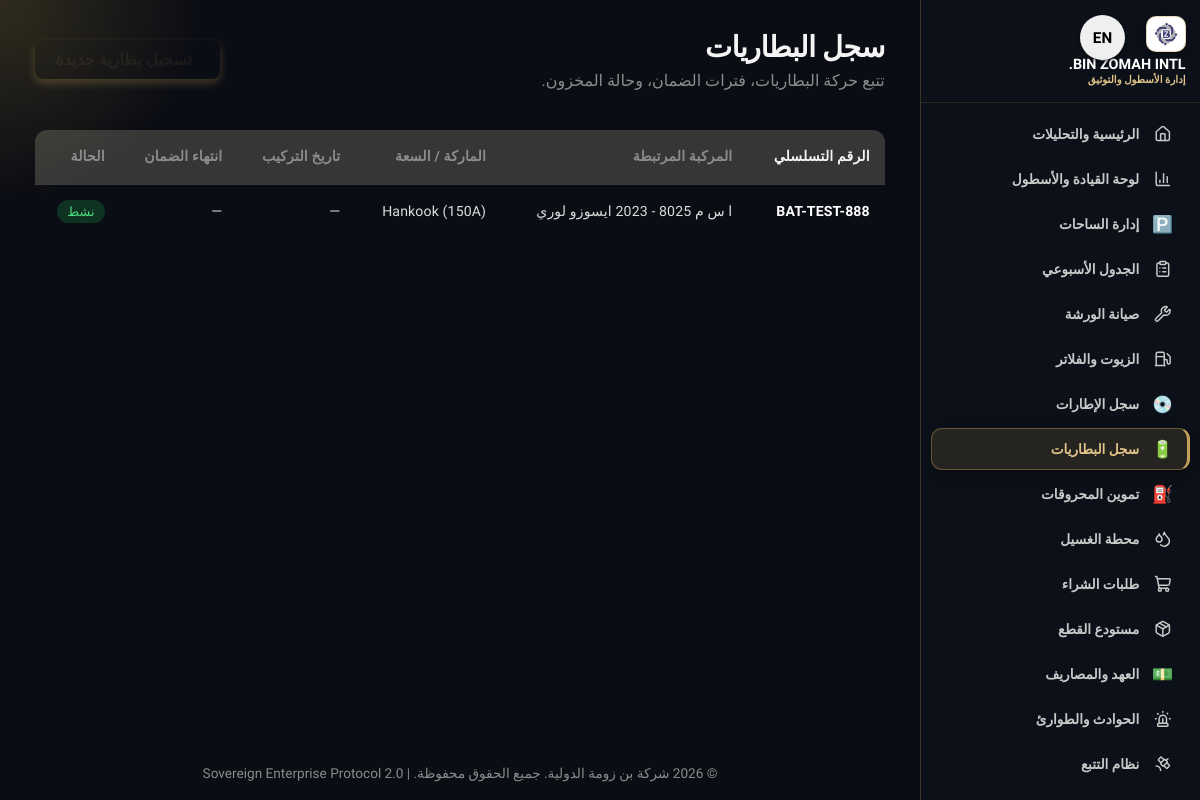
The page /inventory/batteries (signed in) on the database its author committed.
### models/schema.py (models this page shows)
class BatteryRecord(db.Model):
    __tablename__ = 'erp_batteries'
    id = db.Column(db.Integer, primary_key=True)
    branch_id = db.Column(db.Integer, db.ForeignKey('erp_branches.id'), nullable=False)
    vehicle_id = db.Column(db.Integer, db.ForeignKey('erp_vehicles.id'), nullable=True)
    serial_number = db.Column(db.String(100), unique=True, nullable=False)
    brand = db.Column(db.String(100), nullable=True)
    capacity = db.Column(db.String(50), nullable=True)
    install_date = db.Column(db.Date, nullable=True)
    warranty_expiry = db.Column(db.Date, nullable=True)
    status = db.Column(db.String(50), default="نشط") # نشط, تالف, مستبدل
    notes = db.Column(db.Text, nullable=True)

class Vehicle(db.Model):
    __tablename__ = 'erp_vehicles'
    id = db.Column(db.Integer, primary_key=True)
    branch_id = db.Column(db.Integer, db.ForeignKey('erp_branches.id'), nullable=False)
    plate_number = db.Column(db.String(50), unique=True, nullable=False)
    model = db.Column(db.String(100), nullable=True)
    v_type = db.Column(db.String(50), nullable=True)
    serial_number = db.Column(db.String(100), nullable=True)
    insurance_expiry = db.Column(db.Date, nullable=True)
    istimara_expiry = db.Column(db.Date, nullable=True)
    inspection_expiry = db.Column(db.Date, nullable=True)
    gps_device_id = db.Column(db.String(100), nullable=True)
    yard_status = db.Column(db.String(50), default='خارج الساحة')
    yard_condition = db.Column(db.String(50), nullable=True)
    custodies = db.relationship('VehicleCustody', backref='vehicle', lazy=True)
    incidents = db.relationship('Incident', backref='vehicle', lazy=True)
    workshop_records = db.relationship('WorkshopRecord', backref='vehicle', lazy=True)

### routes/inventory.py (the view)
@inventory_bp.route("/inventory/batteries")
@role_required("admin", "operations", "maintenance")
def batteries_index():
    branch_id = current_branch_id()
    batteries = BatteryRecord.query.filter((BatteryRecord.branch_id == branch_id) | (BatteryRecord.branch_id.is_(None))).all()
    if not batteries:
        batteries = BatteryRecord.query.all()
    vehicles = Vehicle.query.all()
    return render_template("inventory_batteries.html", batteries=batteries, vehicles=vehicles)

### app.py (called while the page is built)
@app.teardown_appcontext
def shutdown_session(exception=None):
    try:
        db.session.remove()
    except Exception:
        pass

@app.after_request
def add_header(response):
    response.headers["Cache-Control"] = "no-cache, no-store, must-revalidate"
    response.headers["Pragma"] = "no-cache"
    response.headers["Expires"] = "0"
    return response

def current_branch_id():
    try:
        bid = int(session.get("branch_id", 1))
    except (TypeError, ValueError, RuntimeError):
        return 1
    return bid if bid in BRANCH_IDS else 1

def current_branch_name():
    return BRANCH_NAME.get(current_branch_id(), "الدمام")

@app.context_processor
def inject_system_features():
    features = _global_blob_get("system_features") or {
        "audit_enforced": True,
        "ai_assistant": True,
        "email_alerts": True,
        "workstation_mode": False
    }
    return {"features": features}

@app.context_processor
def inject_branch():
    path = request.path or "/"
    if path.startswith(WS_PREFIX):
        path = path[len(WS_PREFIX):] or "/"
    return {"active_branch": current_branch_name(),
            "active_branch_id": current_branch_id(),
            "branches": BRANCHES,
            "snap_tab": SNAP_TAB_BY_ROUTE.get(path, "")}

def _safe_tbl(table):
    if not isinstance(table, str) or not re.fullmatch(r"[A-Za-z_][A-Za-z0-9_]*", table):
        raise ValueError("invalid table name: %r" % (table,))
    return table

def _loads_blob(data_str):
    if not data_str:
        return None
    try:
        return json.loads(data_str)
    except (ValueError, TypeError):
        logger.warning("Corrupt JSON blob encountered; returning None")
        return None

def _global_blob_get(table):
    from models.schema import AppSetting
    table = _safe_tbl(table)
    key = f"{table}_global"
    setting = AppSetting.query.get(key)
    return _loads_blob(setting.value) if setting else None

### helpers.py (called while the page is built)
def current_branch_id():
    try:
        bid = int(session.get("branch_id", 1))
    except (TypeError, ValueError, RuntimeError):
        return 1
    return bid if bid in BRANCH_IDS else 1

### templates/inventory_batteries.html (shortened to what this page needs)
{% extends 'base.html' %}
{% block content %}
<div class="content-header" style="display:flex; justify-content:space-between; align-items:center; margin-bottom: 25px; padding-bottom: 15px; border-bottom: 2px solid var(--border-glass);">
    <div>
        <h2 style="margin: 0; color: var(--accent-primary); font-weight: 800; font-size: 1.8rem;"> سجل البطاريات</h2>
        <p style="margin: 5px 0 0 0; color: var(--text-muted);">تتبع حركة البطاريات، فترات الضمان، وحالة المخزون.</p>
    </div>
    <button onclick="document.getElementById('addModal').style.display='block'" class="btn-primary" style="background: var(--accent-primary); color: #111; font-weight: bold; border: none; padding: 10px 20px; border-radius: 8px; cursor: pointer; box-shadow: 0 4px 10px rgba(197, 160, 89, 0.3); transition: all 0.3s;">
    </button>
</div>
<div class="table-container" style="background: var(--bg-panel); border: 1px solid var(--border-glass); border-radius: 12px; overflow: hidden; box-shadow: 0 4px 15px rgba(0,0,0,0.2);">
    <table style="width: 100%; border-collapse: collapse; text-align: right;">
        <thead style="background: rgba(0,0,0,0.3); border-bottom: 1px solid var(--border-glass);">
            <tr>
                <th style="padding: 15px; color: var(--accent-primary);">الرقم التسلسلي</th>
                <th style="padding: 15px; color: var(--text-muted);">المركبة المرتبطة</th>
                <th style="padding: 15px; color: var(--text-muted);">الماركة / السعة</th>
                <th style="padding: 15px; color: var(--text-muted);">تاريخ التركيب</th>
                <th style="padding: 15px; color: var(--text-muted);">انتهاء الضمان</th>
                <th style="padding: 15px; color: var(--text-muted);">الحالة</th>
            </tr>
        </thead>
        <tbody>
            {% for bat in batteries %}
            <tr style="border-bottom: 1px solid var(--border-glass); transition: background 0.2s;">
                <td style="padding: 15px; font-weight: bold; color: white;">{{ bat.serial_number }}</td>
                <td style="padding: 15px; color: #ddd;">
                    {% if bat.vehicle_id %}
                        {% for v in vehicles %}
                            {% if v.id == bat.vehicle_id %}{{ v.plate_number }} - {{ v.model }}{% endif %}
                        {% endfor %}
                    {% else %}
                        <span style="color:var(--text-muted);">بالمستودع</span>
                    {% endif %}
                </td>
                <td style="padding: 15px; color: #ddd;">{{ bat.brand }} ({{ bat.capacity }})</td>
                <td style="padding: 15px; color: #ddd;">{{ bat.install_date or '—' }}</td>
                <td style="padding: 15px; color: #ddd;">{{ bat.warranty_expiry or '—' }}</td>
                <td style="padding: 15px;">
                    <span style="padding: 4px 10px; border-radius: 20px; font-size: 0.8rem; background: {% if bat.status == 'نشط' %}rgba(34,197,94,0.2); color:#4ade80;{% else %}rgba(239,68,68,0.2); color:#f87171;{% endif %}">{{ bat.status }}</span>
                </td>
            </tr>
            {% else %}
            <tr>
                <td colspan="6" style="padding: 30px; text-align: center; color: var(--text-muted);">لا توجد بطاريات مسجلة.</td>
            </tr>
            {% endfor %}
        </tbody>
    </table>
</div>
{% endblock %}

### templates/base.html (shortened to what this page needs)
<!DOCTYPE html>
<html lang="ar" dir="rtl">
<head>
    <link rel="stylesheet" href="https://cdn.jsdelivr.net/npm/bootstrap-icons@1.11.0/font/bootstrap-icons.css">
    <link rel="stylesheet" href="{{ url_for('static', filename='css/theme.css', v=1) }}">
    <link rel="stylesheet" href="{{ url_for('static', filename='base_styles.css', v=37) }}">
</head>
<body class="bz-enterprise-app {% if is_dedicated %}dedicated-mode{% endif %} {% block body_class %}{% endblock %}">
    <div class="bz-app-container">
        {% if not is_dedicated %}
        <aside class="bz-sidebar" id="bzSidebar">
            <div class="side-brand d-flex align-items-center justify-content-between p-3">
                <div class="d-flex align-items-center gap-2">
                    <img src="{{ url_for('static', filename='nav_logo.png') }}" alt="BIN ZOMAH" style="height: 36px;">
                    <div class="brand-text">
                        <b>BIN ZOMAH INTL.</b>
                        <span>إدارة الأسطول والتوثيق</span>
                    </div>
                </div>
            </div>
            <nav class="bz-sidebar-nav">
                <a href="/" class="{% if request.path == '/' %}active{% endif %}"><span class="si">🏠</span><span class="slab">الرئيسية والتحليلات</span></a>
                <a href="/fleet_dashboard" class="{% if request.path == '/fleet_dashboard' %}active{% endif %}"><span class="si">📊</span><span class="slab">لوحة القيادة والأسطول</span></a>
                <a href="/yard" class="{% if request.path == '/yard' %}active{% endif %}"><span class="si">🅿️</span><span class="slab">إدارة الساحات</span></a>
                <a href="/schedule" class="{% if request.path == '/schedule' %}active{% endif %}"><span class="si">📋</span><span class="slab">الجدول الأسبوعي</span></a>
                <a href="/workshop" class="{% if request.path == '/workshop' %}active{% endif %}"><span class="si">🔧</span><span class="slab">صيانة الورشة</span></a>
                <a href="/oils" class="{% if request.path == '/oils' %}active{% endif %}"><span class="si">🛢️</span><span class="slab">الزيوت والفلاتر</span></a>
                <a href="/inventory/tires" class="{% if request.path == '/inventory/tires' %}active{% endif %}"><span class="si">💿</span><span class="slab">سجل الإطارات</span></a>
                <a href="/inventory/batteries" class="{% if request.path == '/inventory/batteries' %}active{% endif %}"><span class="si">🔋</span><span class="slab">سجل البطاريات</span></a>
                <a href="/fuel" class="{% if request.path == '/fuel' %}active{% endif %}"><span class="si">⛽</span><span class="slab">تموين المحروقات</span></a>
                <a href="/washing" class="{% if request.path == '/washing' %}active{% endif %}"><span class="si">🚿</span><span class="slab">محطة الغسيل</span></a>
                <a href="/purchase" class="{% if request.path == '/purchase' %}active{% endif %}"><span class="si">🛒</span><span class="slab">طلبات الشراء</span></a>
                <a href="/spare_parts" class="{% if request.path == '/spare_parts' %}active{% endif %}"><span class="si">📦</span><span class="slab">مستودع القطع</span></a>
                <a href="/finance/petty-cash" class="{% if request.path == '/finance/petty-cash' %}active{% endif %}"><span class="si">💵</span><span class="slab">العهد والمصاريف</span></a>
                <a href="/incidents" class="{% if request.path == '/incidents' %}active{% endif %}"><span class="si">🚨</span><span class="slab">الحوادث والطوارئ</span></a>
                <a href="/tracking" class="{% if request.path == '/tracking' %}active{% endif %}"><span class="si">🛰️</span><span class="slab">نظام التتبع</span></a>
                <a href="/insights" class="{% if request.path == '/insights' %}active{% endif %}"><span class="si">🧠</span><span class="slab">التحليلات الذكية</span></a>
            </nav>
        </aside>
        {% endif %}
        <div class="bz-workspace-wrapper" id="content-wrapper">
            <main class="main-content p-4 flex-grow-1">
                {% block content %}{% endblock %}
            </main>
            {% block footer %}
            <footer style="text-align: center; padding: 1.2rem; color: var(--text-muted, #94a3b8); font-size: 0.85rem;">
                &copy; 2026 شركة بن زومة الدولية. جميع الحقوق محفوظة. | Sovereign Enterprise Protocol 2.0
            </footer>
            {% endblock %}
        </div>
    </div>
</body>
</html>

### static/css/theme.css (style rules this page uses)
:root { --bg-deep: #0b0d14; --bg-accent: #131722; --gold-primary: #c5a059; --gold-glow: rgba(197, 160, 89, 0.4); --gold-light: #e5d5b2; --gold-hover: #d8b87a; --glass-bg: rgba(19, 23, 34, 0.7); --glass-border: rgba(197, 160, 89, 0.25); --glass-hover: rgba(197, 160, 89, 0.08); --glass-blur: blur(12px); --text-main: #f8fafc; --text-muted: #94a3b8; --bg-dark: var(--bg-deep); --text-light: var(--text-main); --primary-color: var(--gold-primary); --sys-ok: #10b981; --sys-err: #ef4444; --sys-warn: #f59e0b; }
body { background-color: var(--bg-deep); background-image: radial-gradient(circle at 15% 50%, rgba(197, 160, 89, 0.03) 0%, transparent 40%), radial-gradient(circle at 85% 30%, rgba(197, 160, 89, 0.04) 0%, transparent 50%); color: var(--text-main); font-family: 'Cairo', 'Inter', sans-serif; margin: 0; min-height: 100vh; }
html, body, * { -ms-overflow-style: none; scrollbar-width: none; }

### rows shown on the page
BatteryRecord: serial_number "BAT-TEST-888", brand "Hankook", capacity "150A", install_date "—", warranty_expiry "—", status "نشط"
Vehicle: plate_number "ا س م 8025", model "2023 ايسوزو لوري"
